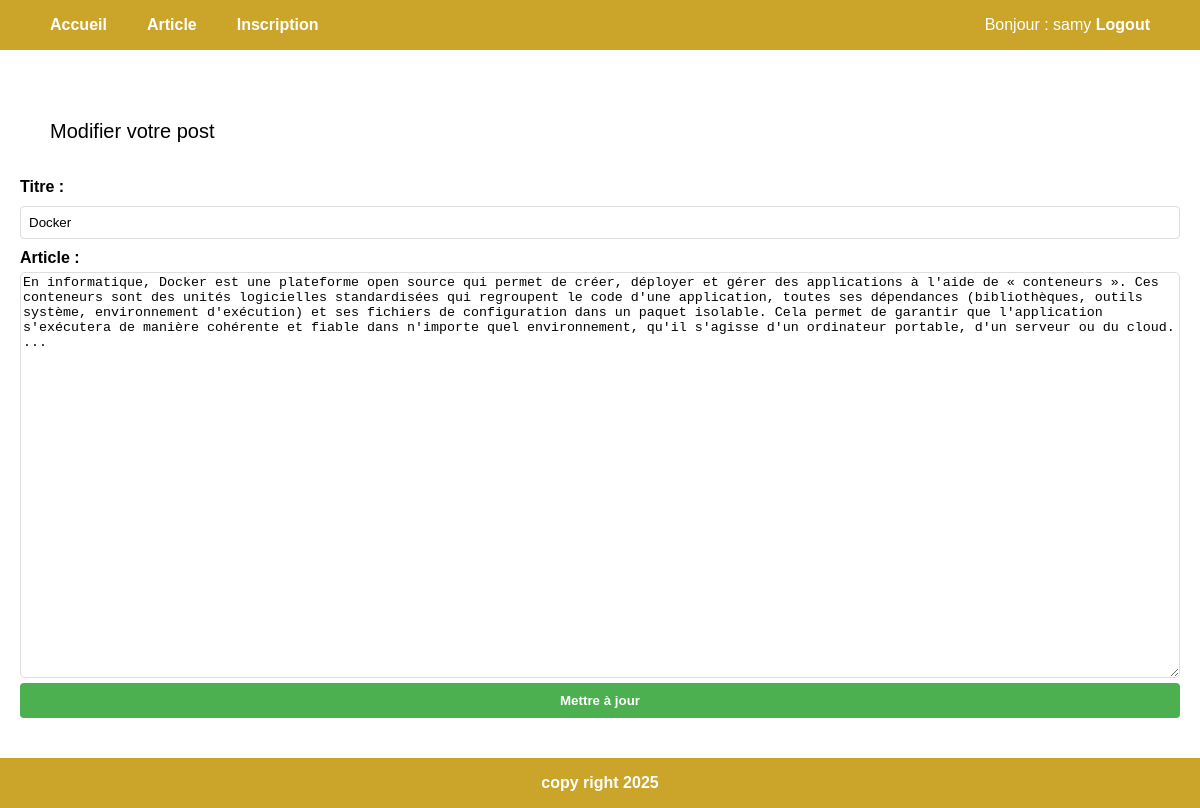
Page /post-edit.php?id=5 (signed in) on the committed database.
### tables this page shows
CREATE TABLE `forum` (
  `id_forum` int NOT NULL AUTO_INCREMENT,
  `titre` varchar(255) NOT NULL,
  `article` text NOT NULL,
  `date_creation` date NOT NULL,
  `utilisateur_id` int NOT NULL,
  PRIMARY KEY (`id_forum`),
  KEY `fk_Forum_utilisateur_idx` (`utilisateur_id`),
  CONSTRAINT `fk_Forum_Utilisateur` FOREIGN KEY (`utilisateur_id`) REFERENCES `utilisateur` (`id`)
);

### post-edit.php (the view, shortened to what this page needs)
<?php
require_once('db/connexion.php');
require_once('header.php');
$id_forum = (int) $_GET['id'];
$sql = "SELECT * FROM forum WHERE id_forum = $id_forum";
$result = mysqli_query($connexion, $sql);
if (!$post = mysqli_fetch_assoc($result)) {
  die("Post introuvable.");
}
?>
<h1>Modifier votre post</h1>
<div class="container__post">
  <form action="post-update.php" method="POST" class="form__post">
    <label for="titre">Titre :</label>
    <input type="text" id="titre" name="titre" value="<?= htmlspecialchars($post['titre']); ?>" required>
    <label for="article">Article :</label>
    <textarea id="article" name="article" rows="5" required><?= htmlspecialchars($post['article']); ?></textarea>
    <input type="submit" value="Mettre à jour" />
  </form>
</div>
<?php require_once('footer.php'); ?>

### css/style.css (style rules this page uses)
html, body { height: 100%; margin: 0; }
body { font-family: Arial, sans-serif; display: grid; grid-template-rows: auto 1fr auto; }
h1 { margin-top: 35px; margin-bottom: 35px; font-size: 20px; margin-inline: 50px; font-weight: 500; }
label { display: block; margin-bottom: 5px; font-weight: bold; }
input[type="text"], input[type="password"], input[type="date"] { width: 100%; padding: 8px; margin-bottom: 10px; border: 1px solid #ddd; border-radius: 4px; box-sizing: border-box; }
input[type="submit"] { background-color: #4caf50; color: white; padding: 10px 15px; border: none; border-radius: 4px; cursor: pointer; width: 100%; font-weight: 700; }
.form__post { display: flex; flex-direction: column; width: 100%; }
input, button { margin: 5px 0; padding: 10px; }
.form__post { background: white; }
.container__post { margin-inline: 20px; }
textarea { border: 1px solid #ddd; border-radius: 5px; min-height: 100%; min-height: 50vh; max-width: 100%; max-height: 100vh; }

### rows in the picture
forum: titre "Docker", article "En informatique, Docker est une plateforme open source qui permet de créer, déployer et gérer des applications à l'aide de « conteneurs ». Ces conteneurs sont des unités logicielles standardisées qui regroupent le code d'une application, toutes ses dépendances (bibliothèques, outils système, environnement d'exécution) et ses fichiers de configuration dans un paquet isolable. Cela permet de garantir que l'application s'exécutera de manière cohérente et fiable dans n'importe quel environnement, qu'il s'agisse d'un ordinateur portable, d'un serveur ou du cloud. ..."

### other values in the picture
$_SESSION['nom'] "samy"
